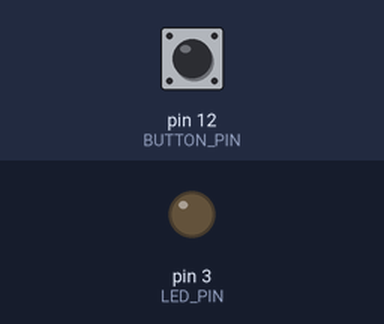
Bench run of a program on a simulated Arduino Nano, built with avr-gcc and run on an emulated ATmega328P. On the bench: output pins drawn as LEDs (lit = HIGH). The inputs (shaded band) are chosen by the test bench; at power-on: pin 12 (BUTTON_PIN) HIGH. EEPROM starts erased; what the program prints to the serial monitor is not drawn.

Above: at 1.2 s.
1.3 s: pin 12 (BUTTON_PIN) pulled LOW for 0.15 s
At 1.37 s:
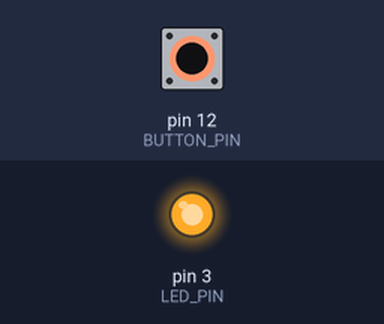
7.8 s: pin 12 (BUTTON_PIN) pulled LOW for 3.2 s
At 11.3 s:
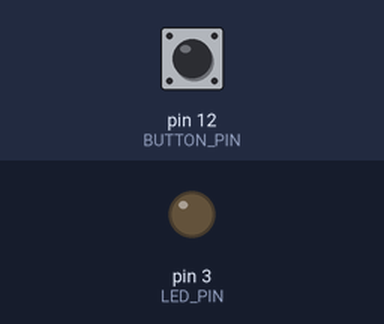
Timing chart, 0 to 12.8 s (numbered marks = the images above; inputs shaded):
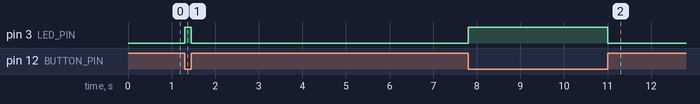

Measured:
- after the input at 1.3 s, pin 3 (LED_PIN): LOW → HIGH at once, → LOW 0.15 s later
- after the input at 7.8 s, pin 3 (LED_PIN): LOW → HIGH at once, → LOW 3.2 s later

The program:

main.cpp
```cpp
#include <Arduino.h>
#include <EEPROM.h>

// Number of milliseconds before button press is written to memory
#define MIN_BUTTON_PRESS 10

#define BUTTON_PIN 12

#define LIGHT_LED true
#define LED_PIN 3

#define BUZZER_PIN 6

/* Memory structure:
 * EEPROM[0], byte: number of total entries
 * EEPROM[2..n], sizeof(ButtonPress): given entries
 */


unsigned long prev_millis; // Time since down_press
bool was_pressed; // Was it pressed at all?

unsigned short data_length; // Current length of data
unsigned short curr_pos; // Current position in EEPROM

typedef struct {
    unsigned long time_started; // Starting time of button press
    unsigned long millis_count; // Length of button press
} ButtonPress;

void setup() {
    Serial.begin(9600);

    // Read in the current position of the data
    EEPROM.get(0, data_length);
    curr_pos = (unsigned short)(sizeof(data_length) + data_length*sizeof(ButtonPress));

    Serial.println("begin_serial"); // Send the initial signal

    // Initialize the button
    was_pressed = false;
    pinMode(BUTTON_PIN, INPUT_PULLUP);
    pinMode(LED_PIN, OUTPUT);
}

// Clears the current memory on the EEPROM
void clearmem() {
    for(long p=0; p<EEPROM.length(); p++) {
        EEPROM.write(p, 0);
    }

    data_length = 0;
    curr_pos = sizeof(data_length);

    Serial.println("done");
}

void lightLED(bool on) {
    if(!LIGHT_LED) {
        digitalWrite(LED_PIN, 0);
     }
     digitalWrite(LED_PIN, on);
}
void soundBuzzer(bool on) {
    digitalWrite(BUZZER_PIN, on);
}

// Prints the memory contents to be parsed by the application
void printmem() {
    // Get amount of data, print it to console
    Serial.println(data_length);
    Serial.flush();

    unsigned short new_pos = sizeof(data_length);

    // For each data point, print it directly to console
    for(; new_pos < curr_pos; new_pos += sizeof(ButtonPress)) {
        ButtonPress curr_button;
        EEPROM.get(new_pos, curr_button);
        Serial.println(curr_button.time_started);
        Serial.println(curr_button.millis_count);
        Serial.flush();
    }
}

void savepress(unsigned long curr_millis) {
    unsigned long time_down = curr_millis - prev_millis;
    if (time_down < MIN_BUTTON_PRESS) {
        return;
    }

    ButtonPress button_press = {
        .time_started = prev_millis,
        .millis_count = time_down
    };

    EEPROM.put(curr_pos, button_press);
    curr_pos += sizeof(ButtonPress);
    data_length += 1;
    EEPROM.put(0, data_length);
}


void loop() {
    if(Serial.available()) {
        char command = Serial.read();
        if(command == 'c') {
            clearmem();
        }
        else if(command == 'r') {
            printmem();
        }
    }

    bool curr_press = digitalRead(BUTTON_PIN);
    unsigned long curr_time = millis();

    lightLED(!curr_press);
    soundBuzzer(!curr_press);

    if (!curr_press) {
        if (!was_pressed) {
            was_pressed = true;
            prev_millis = curr_time;
        }
    } else {
        if (was_pressed) {
            was_pressed = false;
            savepress(curr_time);
        }
    }

}
```
